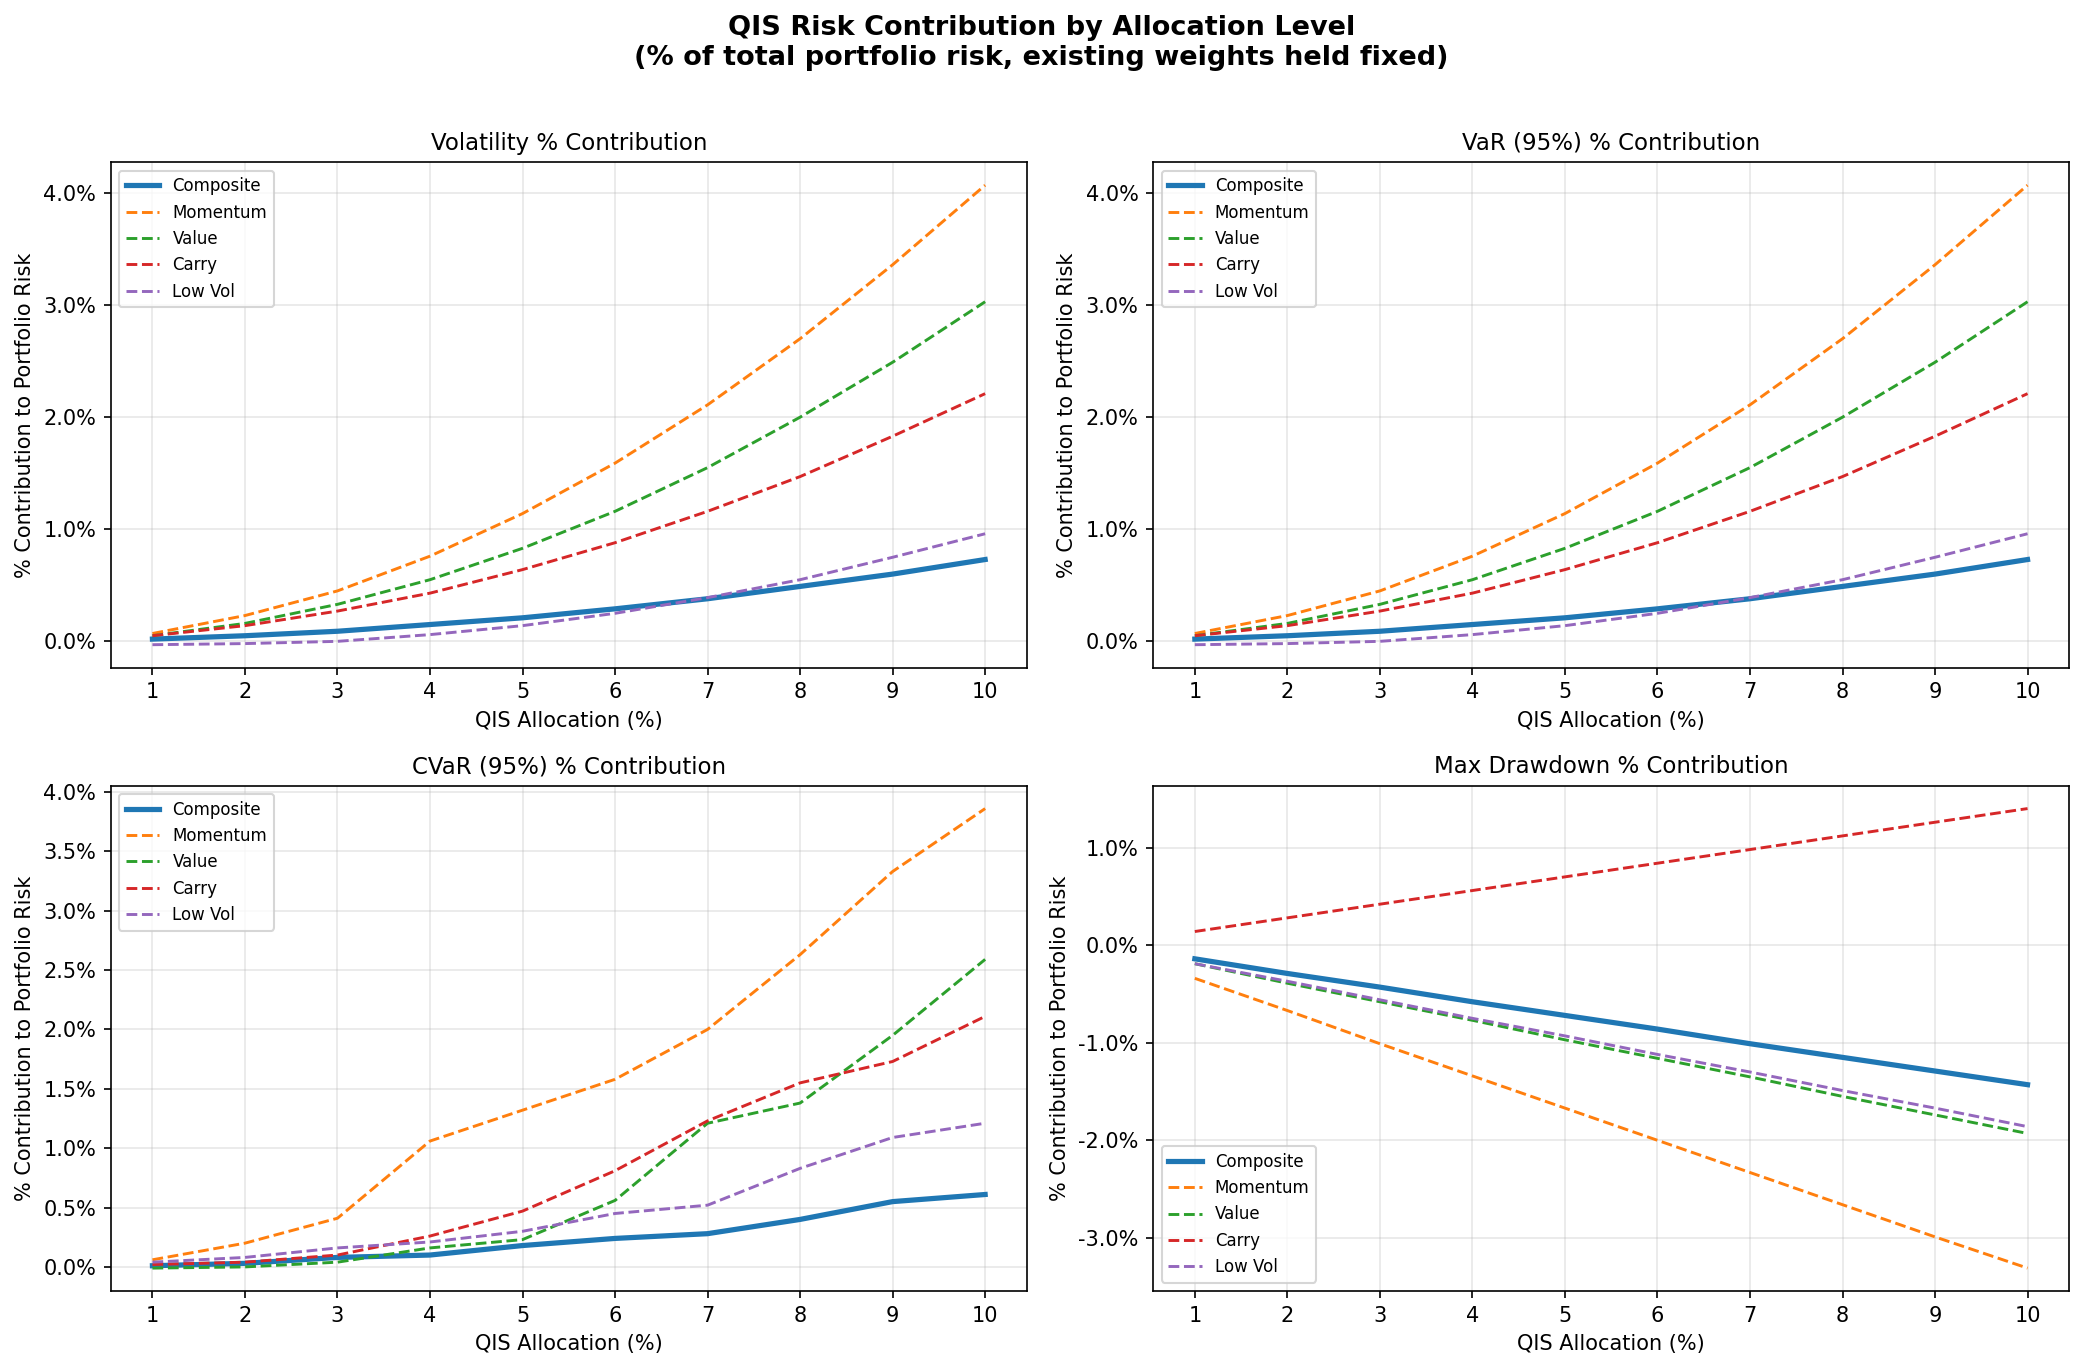

Recreate this plot in Python.
"""
qis_risk_contribution.py
------------------------
Analyses the theoretical risk contribution of adding a QIS strategy
(composite + 4 substrategies) to an existing portfolio at allocation
levels of 1–10% (levered: existing weights held fixed).

Metrics (all expressed as % contribution to total portfolio risk):
  - Annualised Volatility  : Euler decomposition  RC_i = w_i * (Σw)_i / (w'Σw)
  - VaR 95%               : Euler decomposition on sample covariance
  - CVaR 95%              : average loss beyond VaR threshold
  - Max Drawdown          : blended portfolio DD vs base portfolio DD (delta)

Outputs:
  - Printed summary tables per QIS series
  - Matplotlib charts: one per metric, lines per QIS series vs allocation
"""

import numpy as np
import pandas as pd
import matplotlib.pyplot as plt
import matplotlib.ticker as mticker
from pathlib import Path

# ── Config ────────────────────────────────────────────────────────────────────
DATA_DIR     = Path(__file__).parent.parent   # CSVs live in repo root
CONFIDENCE   = 0.95
ALLOC_RANGE  = np.arange(0.01, 0.11, 0.01)          # 1% … 10%
TRADING_DAYS = 252

QIS_SERIES = [
    "qis_composite",
    "qis_momentum",
    "qis_value",
    "qis_carry",
    "qis_low_vol",
]


# ── Data loading ──────────────────────────────────────────────────────────────
def load_data():
    holdings = pd.read_csv(DATA_DIR / "portfolio_holdings.csv")
    port_ret = pd.read_csv(DATA_DIR / "portfolio_returns.csv", parse_dates=["date"])
    qis_ret  = pd.read_csv(DATA_DIR / "qis_returns.csv",       parse_dates=["date"])

    port_ret = port_ret.set_index("date").sort_index()
    qis_ret  = qis_ret.set_index("date").sort_index()

    # align to overlapping dates
    overlap = port_ret.index.intersection(qis_ret.index)
    port_ret = port_ret.loc[overlap]
    qis_ret  = qis_ret.loc[overlap]

    tickers = holdings["ticker"].tolist()
    weights = holdings["weight"].values          # shape (N,)

    return tickers, weights, port_ret[tickers], qis_ret, overlap


# ── Risk helpers ──────────────────────────────────────────────────────────────
def portfolio_returns(ret_matrix: np.ndarray, weights: np.ndarray) -> np.ndarray:
    """Daily portfolio return series."""
    return ret_matrix @ weights


def annualised_vol(port_r: np.ndarray) -> float:
    return port_r.std() * np.sqrt(TRADING_DAYS)


def euler_vol_contribution(cov: np.ndarray, weights: np.ndarray) -> np.ndarray:
    """
    Euler decomposition of volatility.
    RC_i = w_i * (Σw)_i / sqrt(w'Σw)
    Returns array of % contributions summing to 1.
    """
    sigma_w   = cov @ weights
    port_var  = weights @ sigma_w
    port_vol  = np.sqrt(port_var)
    rc        = weights * sigma_w / port_vol        # absolute RC (daily)
    return rc / rc.sum()                            # % contribution


def euler_var_contribution(cov: np.ndarray, weights: np.ndarray, alpha: float = CONFIDENCE) -> np.ndarray:
    """
    Euler decomposition of Gaussian VaR.
    Under normality, VaR_alpha = z_alpha * sigma, so the decomposition
    is identical in % terms to the vol decomposition.
    """
    from scipy.stats import norm
    # % contributions are the same as vol under normality
    return euler_vol_contribution(cov, weights)


def cvar_contribution(ret_matrix: np.ndarray, weights: np.ndarray, alpha: float = CONFIDENCE) -> np.ndarray:
    """
    % CVaR contribution via component CVaR.
    Component CVaR_i = E[r_i | portfolio return <= VaR threshold].
    Scaled so contributions sum to 1.
    """
    port_r    = ret_matrix @ weights
    threshold = np.quantile(port_r, 1 - alpha)
    tail_mask = port_r <= threshold

    tail_contribs = (ret_matrix[tail_mask] * weights).mean(axis=0)  # E[w_i * r_i | tail]
    # negate so losses are positive; then normalise
    tail_contribs = -tail_contribs
    return tail_contribs / tail_contribs.sum()


def max_drawdown(r: np.ndarray) -> float:
    """Maximum drawdown of a return series."""
    cum = np.cumprod(1 + r)
    running_max = np.maximum.accumulate(cum)
    dd = (cum - running_max) / running_max
    return dd.min()      # most negative value


def qis_mdd_contribution(base_r: np.ndarray, blended_r: np.ndarray) -> float:
    """
    QIS % contribution to max drawdown = delta in portfolio MDD
    expressed as a fraction of the blended MDD.
    """
    mdd_base    = max_drawdown(base_r)
    mdd_blended = max_drawdown(blended_r)
    delta       = mdd_blended - mdd_base          # negative = worse DD
    if mdd_blended == 0:
        return 0.0
    return delta / abs(mdd_blended)               # % of blended MDD attributable to QIS


# ── Core analysis ─────────────────────────────────────────────────────────────
def analyse_qis_series(
    series_name: str,
    tickers: list,
    base_weights: np.ndarray,
    port_ret: pd.DataFrame,
    qis_series: pd.Series,
) -> pd.DataFrame:
    """
    For a single QIS return series, sweep allocations 1–10% and compute
    all four risk contributions.
    """
    N        = len(tickers)
    records  = []

    # base portfolio returns (no QIS)
    base_r   = portfolio_returns(port_ret.values, base_weights)

    for alloc in ALLOC_RANGE:
        # augmented weight vector: existing holdings unchanged, QIS added
        w_aug    = np.append(base_weights, alloc)
        ret_aug  = np.column_stack([port_ret.values, qis_series.values])

        # covariance of augmented return matrix
        cov_aug  = np.cov(ret_aug.T)                # (N+1) x (N+1)

        # blended portfolio returns
        blended_r = portfolio_returns(ret_aug, w_aug)

        # ── Vol contribution ──────────────────────────────────────────────────
        pct_vol  = euler_vol_contribution(cov_aug, w_aug)
        qis_vol  = pct_vol[-1] * 100

        # ── VaR contribution ──────────────────────────────────────────────────
        pct_var  = euler_var_contribution(cov_aug, w_aug)
        qis_var  = pct_var[-1] * 100

        # ── CVaR contribution ─────────────────────────────────────────────────
        pct_cvar = cvar_contribution(ret_aug, w_aug)
        qis_cvar = pct_cvar[-1] * 100

        # ── MDD contribution ──────────────────────────────────────────────────
        qis_mdd  = qis_mdd_contribution(base_r, blended_r) * 100

        records.append({
            "series":        series_name,
            "allocation_pct": round(alloc * 100, 0),
            "vol_contrib_pct":  round(qis_vol,  2),
            "var_contrib_pct":  round(qis_var,  2),
            "cvar_contrib_pct": round(qis_cvar, 2),
            "mdd_contrib_pct":  round(qis_mdd,  2),
        })

    return pd.DataFrame(records)


# ── Plotting ──────────────────────────────────────────────────────────────────
METRIC_LABELS = {
    "vol_contrib_pct":  "Volatility % Contribution",
    "var_contrib_pct":  "VaR (95%) % Contribution",
    "cvar_contrib_pct": "CVaR (95%) % Contribution",
    "mdd_contrib_pct":  "Max Drawdown % Contribution",
}

SERIES_COLORS = {
    "qis_composite": "#1f77b4",
    "qis_momentum":  "#ff7f0e",
    "qis_value":     "#2ca02c",
    "qis_carry":     "#d62728",
    "qis_low_vol":   "#9467bd",
}


def plot_results(all_results: pd.DataFrame):
    fig, axes = plt.subplots(2, 2, figsize=(14, 9))
    fig.suptitle(
        "QIS Risk Contribution by Allocation Level\n"
        "(% of total portfolio risk, existing weights held fixed)",
        fontsize=13, fontweight="bold", y=1.01
    )

    for ax, (metric, label) in zip(axes.flat, METRIC_LABELS.items()):
        for series in QIS_SERIES:
            subset = all_results[all_results["series"] == series]
            lw     = 2.5 if series == "qis_composite" else 1.4
            ls     = "-"  if series == "qis_composite" else "--"
            ax.plot(
                subset["allocation_pct"],
                subset[metric],
                label=series.replace("qis_", "").replace("_", " ").title(),
                color=SERIES_COLORS[series],
                linewidth=lw, linestyle=ls,
            )

        ax.set_title(label, fontsize=11)
        ax.set_xlabel("QIS Allocation (%)")
        ax.set_ylabel("% Contribution to Portfolio Risk")
        ax.xaxis.set_major_locator(mticker.MultipleLocator(1))
        ax.yaxis.set_major_formatter(mticker.FormatStrFormatter("%.1f%%"))
        ax.grid(True, alpha=0.3)
        ax.legend(fontsize=8)

    plt.tight_layout()
    out_path = Path(__file__).parent / "qis_risk_contribution.png"
    plt.savefig(out_path, dpi=150, bbox_inches="tight")
    print(f"\nChart saved → {out_path}")
    plt.show()


# ── Main ──────────────────────────────────────────────────────────────────────
def main():
    print("Loading data...")
    tickers, base_weights, port_ret, qis_ret, overlap = load_data()
    print(f"  Overlapping period : {overlap[0].date()} → {overlap[-1].date()}  ({len(overlap)} days)")
    print(f"  Portfolio tickers  : {tickers}")
    print(f"  Base portfolio sum : {base_weights.sum():.2f}\n")

    all_results = []

    for series in QIS_SERIES:
        print(f"Analysing {series} ...")
        df = analyse_qis_series(
            series_name  = series,
            tickers      = tickers,
            base_weights = base_weights,
            port_ret     = port_ret,
            qis_series   = qis_ret[series],
        )
        all_results.append(df)

        # print table for this series
        print(df.drop(columns="series").to_string(index=False))
        print()

    all_results = pd.concat(all_results, ignore_index=True)

    print("\n" + "="*70)
    print("SUMMARY: QIS Composite Risk Contribution")
    print("="*70)
    composite = all_results[all_results["series"] == "qis_composite"].drop(columns="series")
    print(composite.to_string(index=False))

    plot_results(all_results)


if __name__ == "__main__":
    main()
